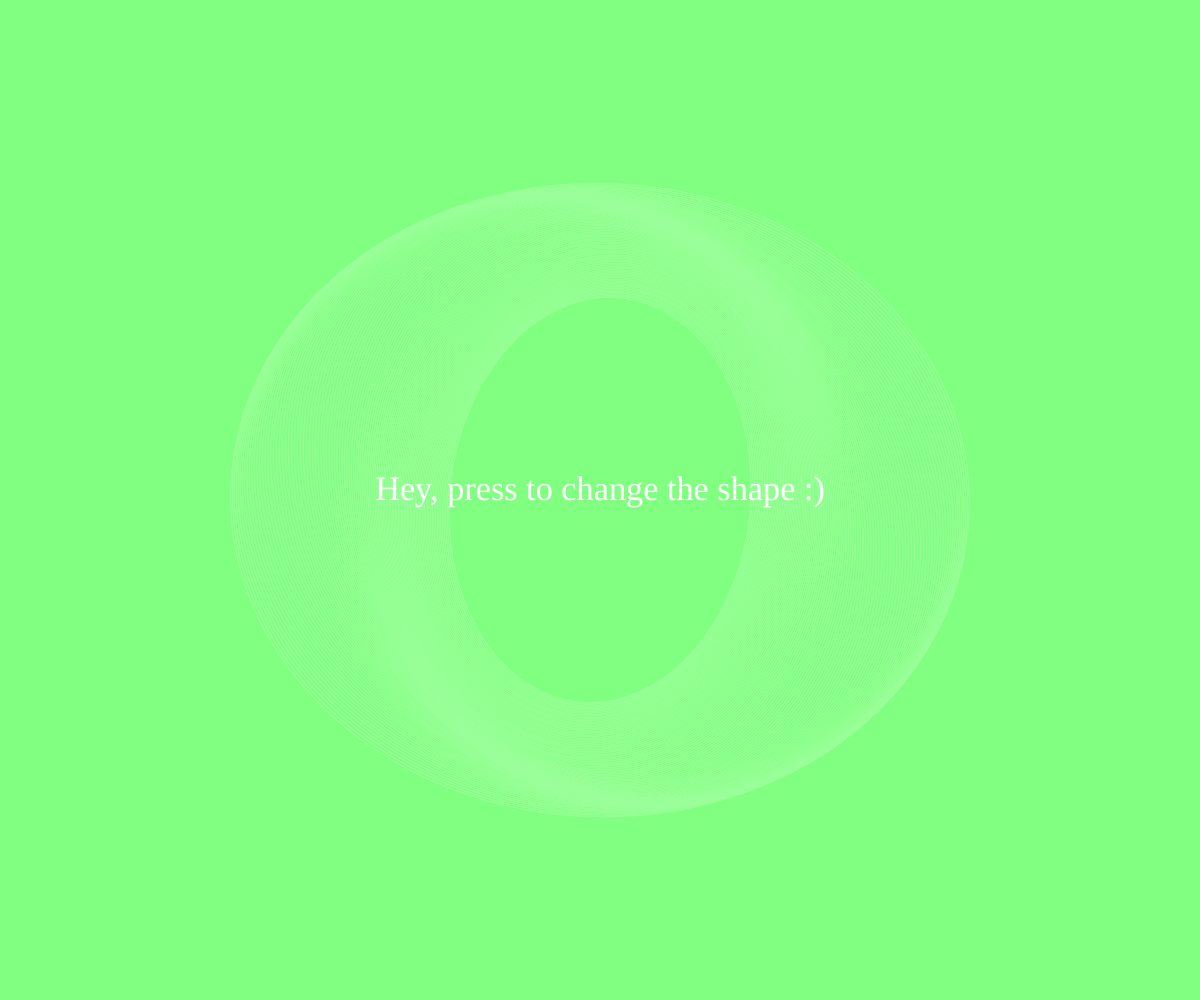
Frame 1 (no input)
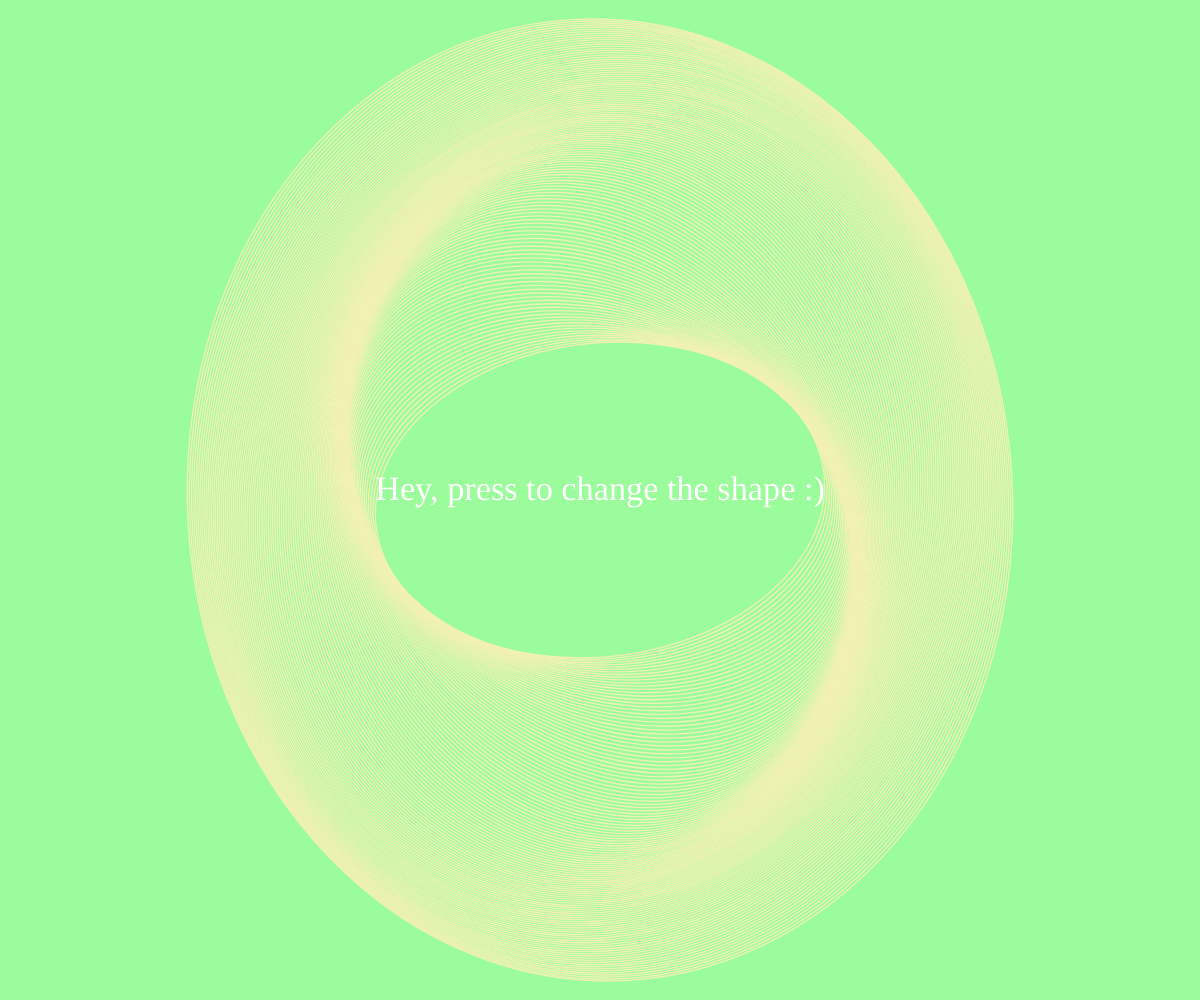
Frame 60 (no input)
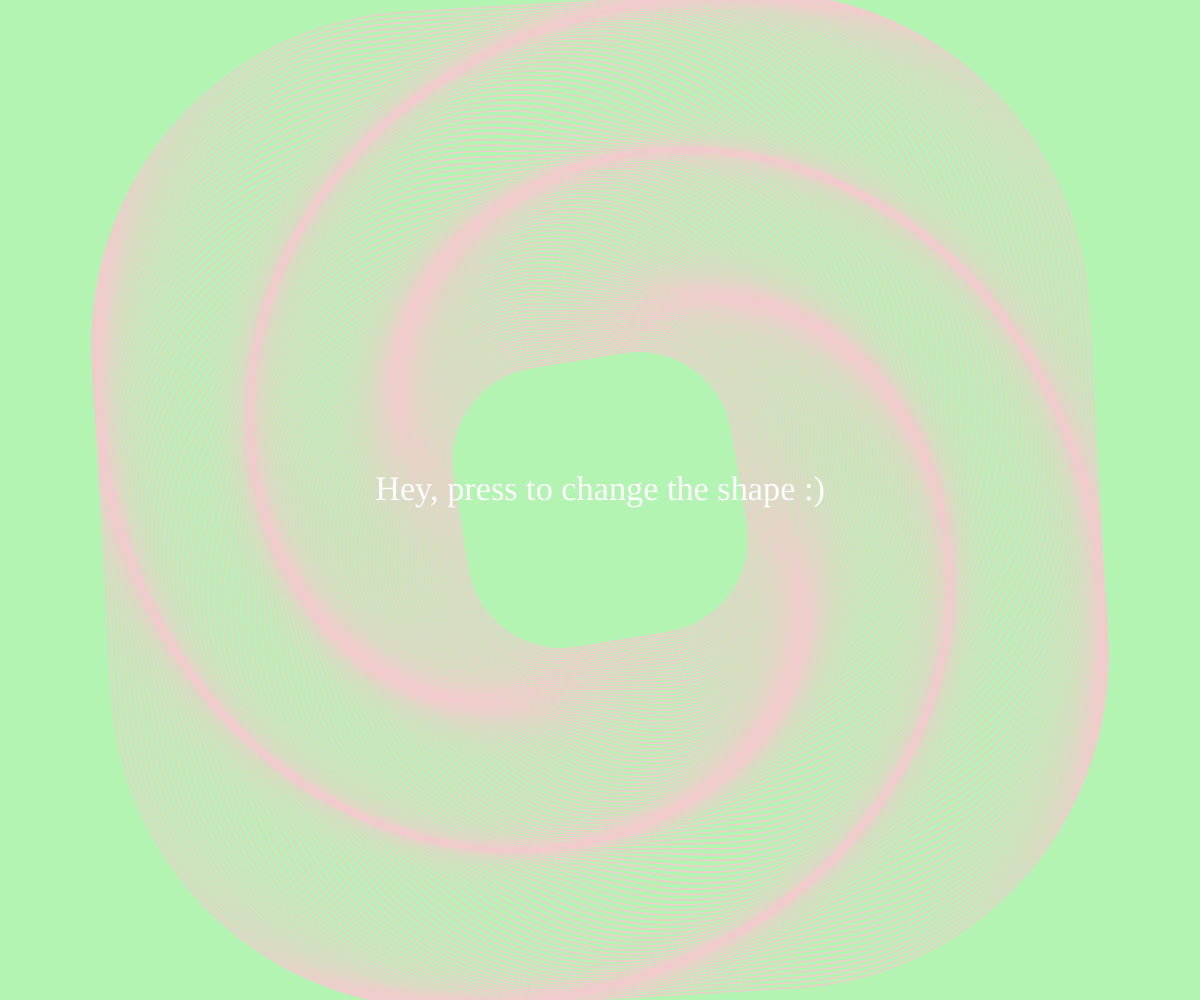
Frame 120 (the mouse pressed at the canvas centre since frame 60)

The p5.js sketch that drew these frames (run headless with seeded random() and noise() and a simulated clock; from frame 60 on, the mouse is pressed at the canvas centre):

// p5.js sketch
// ── sketch.js
function setup() {
  createCanvas(windowWidth, windowHeight);

  angleMode(DEGREES);
  rectMode(CENTER);
}

function draw() {
  for (var i = 0; i < 200; i++) {
    var x = map(sin(frameCount / 5), -1, 1, 0, 255);
    var y = map(cos(frameCount / 5), -1, 1, 0, 255);
    var z = map(sin(frameCount / 5), -1, 1, 0, 255);
  }
  background(x, y, z);
  noFill();
  push();
  translate(width / 2, height / 2);

  for (var i = 0; i < 200; i++) {
    var r = map(sin(frameCount / 3), -1, 1, 0.1, 2);
  }

  scale(r);

  if (mouseIsPressed) {
    for (var i = 0; i < 200; i++) {
      var o = map(sin(frameCount / 5), -1, 1, 10, 200);
    }

    for (var i = 0; i < o; i++) {
      push();

      rotate(sin(frameCount + i) * 100);

      var r = map(sin(frameCount), -1, 1, 50, 255);
      var g = map(cos(frameCount / 2), -1, 1, 50, 255);
      var b = map(sin(frameCount / 4), -1, 1, 50, 255);

      stroke(r, g, b);

      rect(0, 0, 600 - i * 3, 600 - i * 3, 200 - i);

      pop();
    }
  } else {
    for (var i = 0; i < 200; i++) {
      var o = map(sin(frameCount / 5), -1, 1, 10, 200);
    }

    for (var i = 0; i < o; i++) {
      push();

      rotate(sin(frameCount + i) * 100);

      var r = map(sin(frameCount), -1, 1, 50, 255);
      var g = map(cos(frameCount / 2), -1, 1, 50, 255);
      var b = map(sin(frameCount / 4), -1, 1, 50, 255);

      stroke(r, g, b);

      ellipse(0, 0, 700 - i * 3, 600 - i * 3, 200 - i);

      pop();
    }
  }
  pop();
  fill(255);
  textAlign(CENTER);
  textSize(windowWidth / 35, windowHeight / 35);
  textFont("Verdana");
  text("Hey, press to change the shape :)", windowWidth / 2, windowHeight / 2);
}
function windowResized() {
  resizeCanvas(windowWidth, windowHeight);
}
